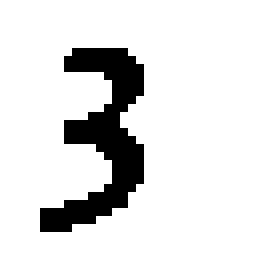
#> input picture captcha/captcha_pic/Candaraz.ttf_3.bmp, 32 x 32 px, found by its file name (shown 8 times larger)
$ python sklearn-captcha.py   (older library calls are emulated)
#> lines starting #> are read from the running program, lines starting #| are printed output that depends on the picture; after the words box and inside, x2 and y2 are one past the last pixel; in counts of white or black regions, pixels touching at a corner belong together
### captcha/captcha_process.py

from PIL import Image


def preprocess_pixel(image) :
    image_data = image.load()

    for width_index in range(image.size[0]) :
        for height_index in range(image.size[1]) :
            image_data[width_index,height_index] &= 0x80

def preprocess_captcha(picture_path = 'get_captcha.png') :
    image = Image.open(picture_path)
    image = image.convert('L')

    preprocess_pixel(image)

    return image

### captcha/sklearn-captcha.py
from __future__ import print_function

from os import *
from time import *

from numpy import *

from PIL import Image

from sklearn.model_selection import train_test_split
from sklearn.svm import SVC
from sklearn.linear_model import LogisticRegression

from captcha_process import *


sample_dir = 'captcha_pic'


def image_convert_to_array(image_data,image_width,image_height) :
    pixel_data = []

    for width_index in range(image_width) :
        pixel_list_data = []

        for height_index in range(image_height) :
            pixel_list_data.append(abs(image_data[width_index,height_index] - 128))

        #pixel_data.append(pixel_list_data)
        pixel_data += pixel_list_data

    return array(pixel_data)

def load_image(path) :
    image = Image.open(path)
    image_data = image.load()
    image_data = image_convert_to_array(image_data,image.size[0],image.size[1])

    return image_data

def load_sample() :
    sample_files = listdir(sample_dir)
    data_list = []
    classfy_list = []

    for file_index in sample_files :
        file_path = sample_dir + '\\' + file_index
        image_data = load_image(file_path)
#> in load_image, image is the input picture: PIL image 32x32 L; values 0 (black) and 128 (white), 87% white; 1 black region, box (x1, y1, x2, y2) and area: (5, 6, 18, 29) 133
#> in load_image, `image_data = image_convert_to_array(image_data,image.size[0],image.siz..`: image_data = 1024 values, max 128 at index 186, min 0 at index 0, mean 16.62
        number_class = file_index[file_index.rfind('_') + 1 : file_index.rfind('.')]

        data_list.append(image_data)
        classfy_list.append(number_class)

    return array(data_list) , array(classfy_list)

def train_model(data_list,classfy_list) :
    svc_model = SVC(gamma = 0.001,C = 0.002)

    svc_model.fit(data_list,classfy_list)

    return svc_model

def try_classfy(train_model,image_data) :
    return train_model.predict(image_data)

def load_captcha(path = 'get_captcha.png',captcha_count = 4) :
    image = preprocess_captcha(path)
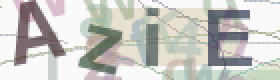
#> input picture captcha/get_captcha.png, 140 x 40 px (shown 2 times larger)
#> in preprocess_captcha, image is the input picture: PIL image 140x40 RGB; mean R, G, B 200.1, 200, 195.6
#> in preprocess_captcha, `preprocess_pixel(image)`:
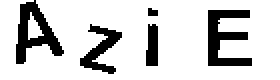
#> image: PIL image 140x40 L (shown 2 times larger); values 0 (black) and 128 (white), 82% white; 5 black regions (1 under 20 px), largest, box (x1, y1, x2, y2) and area: (104, 5, 126, 33) 339, (8, 0, 32, 32) 334, (40, 12, 61, 37) 208, (73, 12, 79, 33) 111
    image_width = image.size[0]
#> image_width = 140
    image = image.resize((image_width / 2,32 / 2),Image.ANTIALIAS)
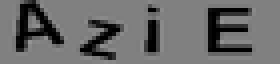
#> image: PIL image 70x16 L (shown 4 times larger); min 0, max 148, mean 105.7
    image_data = []

    for index in range(captcha_count) :  #  split 4 char
        image_char = image.crop((index * 32 / 2,0,(index + 1) * 32 / 2,32 / 2))

        image_data.append(image_convert_to_array(image_char.load(),image_char.size[0],image_char.size[1]))
#> this loop made 4 passes
#> pass 1, in load_captcha, `image_char = image.crop((index * 32 / 2,0,(index + 1) * 32 / 2,32 / 2))`:
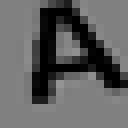
#> image_char: PIL image 16x16 L (shown 8 times larger); min 0, max 148, mean 95.7
#> pass 2, in load_captcha, `image_char = image.crop((index * 32 / 2,0,(index + 1) * 32 / 2,32 / 2))`:
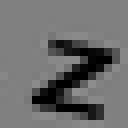
#> image_char: PIL image 16x16 L (shown 8 times larger); min 0, max 142, mean 108
#> pass 3, in load_captcha, `image_char = image.crop((index * 32 / 2,0,(index + 1) * 32 / 2,32 / 2))`:
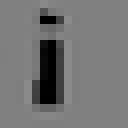
#> image_char: PIL image 16x16 L (shown 8 times larger); min 0, max 138, mean 115.8
#> after the loop:
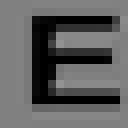
#> image_char: PIL image 16x16 L (shown 8 times larger); min 0, max 147, mean 95.1
#> after the loop, image_data = 4 items

    return array(image_data)

if __name__ == '__main__' :
    start_time = time()

    data_list,classfy_list = load_sample()

    print('Load Data Success' , time() - start_time)

    svc_model = train_model(data_list,classfy_list)

    print('Train Model Success' , time() - start_time)

    image_data = load_captcha()

    print('Load Captche Success' , time() - start_time)

    #for image_index in image_data :
    #    print try_classfy(svc_model,image_index) ,
#> (the run stopped early here; a loop or call above may not have finished)
